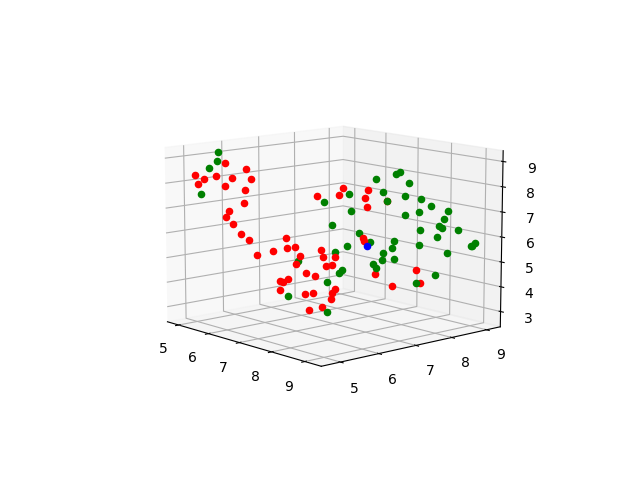

The script that drew this image:

import os
import numpy as np
import json

from check_files import NameParser

embeddings_folder = r'./extracted/embeddings'

# Read embeddings
embedding_files = [os.path.join(embeddings_folder, f) for f in os.listdir(embeddings_folder) if os.path.isfile(os.path.join(embeddings_folder, f))]

embeddings = []
periods = []
types = []
for embedding_file in embedding_files:
    file_name = os.path.splitext(os.path.basename(embedding_file))[0]
    attrs = NameParser(file_name)
    periods.append(attrs.period)
    types.append(attrs.type)

    with open(embedding_file, 'r') as f:
        embedding = json.load(f)
        embeddings.append(embedding)

# Convert embeddings to numpy array
embeddings = np.array(embeddings)

# Apply UMAP to reduce dimensionality
import umap

umap_embeddings = umap.UMAP(n_neighbors=5, n_components=3, min_dist=0.3, metric='correlation').fit_transform(embeddings)

# Plot the clusters
import matplotlib.pyplot as plt

fig = plt.figure()
ax = fig.add_subplot(111, projection='3d')
for i in range(len(umap_embeddings)):
    x, y, z = umap_embeddings[i]
    period:str = periods[i]
    is_wei = False
    is_qi = False
    for p in period:
        if 'wei' in p.lower():
            is_wei = True
            break
    if not is_wei:
        for p in period:
            if 'qi' in p.lower():
                is_qi = True
                break

    if is_wei:
        ax.scatter(x, y, z, c='r', marker='o')
    elif is_qi:
        ax.scatter(x, y, z, c='g', marker='o')
    else:
        ax.scatter(x, y, z, c='b', marker='o')

plt.show()
